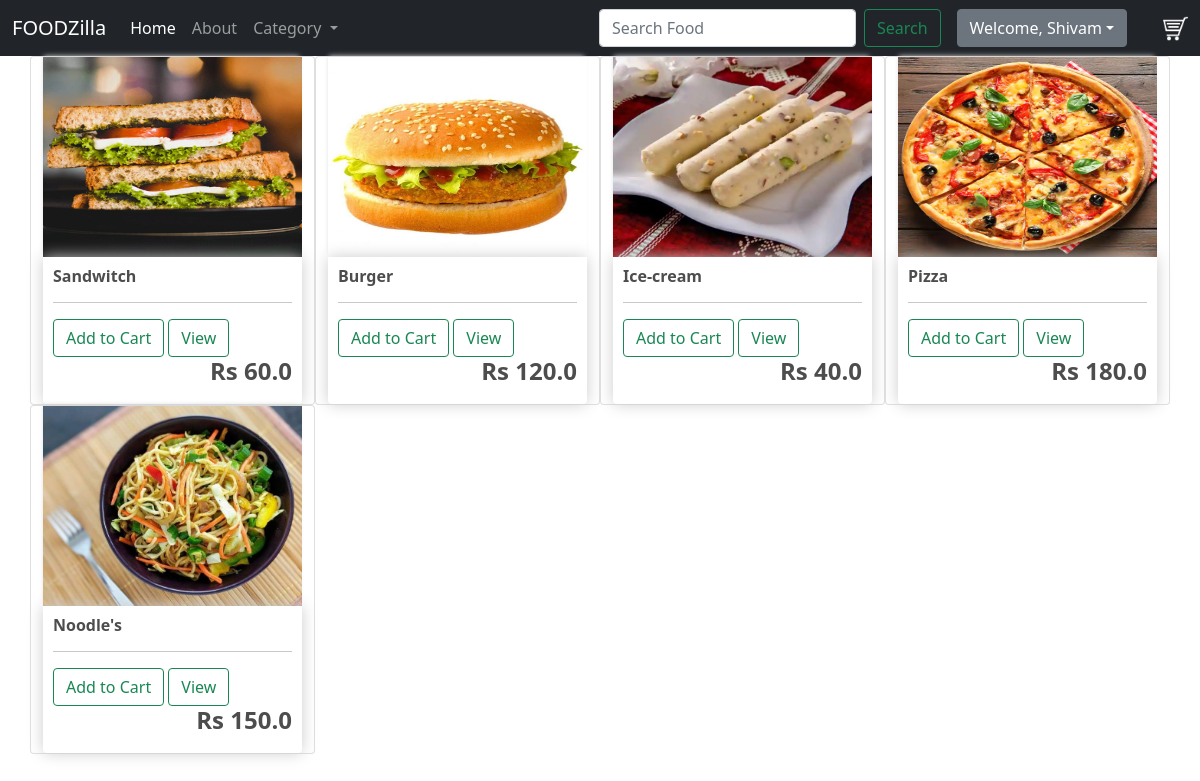
/home/ (signed in), run on the app's committed database.
### App/models.py (models this page shows, shortened)
class Product(models.Model):
    name= models.CharField(max_length=100,null=True)
    price = models.FloatField()
    image=models.ImageField(null=True,blank=True)
    @property
    def imageURL(self):
        try:
            url=self.image.url
        except:
            url=''
        return url

### App/views.py (the view)
# urls.py: url(r'^home/', views.index, name='home'),
def index(request):
    products = Product.objects.all()
    user = request.user
    customer, created = Customer.objects.get_or_create(user=user)
    customer=request.user.customer
    order, created = Order.objects.get_or_create(customer=customer,complete=False)
    context = {'products':products,'order':order}
    return render(request,'html/index.html',context)

### App/templates/html/index.html (shortened to what this page needs)
{% extends 'html/base.html' %}
{% block body %}
    <div class="row">
		{% for product in products %}
			<div class="col-lg-3 card">
				<img class="thumbnail" height="300" width="auto" src="{{product.imageURL}}">
				<div class="box-element product">
					<h6><strong>{{product.name}}</strong></h6>
					<hr>
					<button data-product="{{product.id}}" data-action="add" class="btn btn-outline-success update-cart">Add to Cart</button>
					<a class="btn btn-outline-success" href="{% url 'App:productDetail' %}">View</a>
					<h4 style="display: inline-block; float: right"><strong>Rs {{product.price}}</strong></h4>
				</div>
			</div>
		{% endfor %}
	</div>
{% endblock body%}

### App/templates/html/base.html (shortened to what this page needs)
<!DOCTYPE html>
{% load static %}
<html lang="en">
<head>
    <link rel="stylesheet" href="{% static 'css/store.css' %}">
    <link href="https://cdn.jsdelivr.net/npm/bootstrap@5.0.0-beta1/dist/css/bootstrap.min.css" rel="stylesheet">
</head>
<body>
    <nav class="navbar navbar-expand-lg navbar-dark bg-dark">
        <div class="container-fluid">
            <a class="navbar-brand" href="#">FOODZilla</a>
            <div class="collapse navbar-collapse" id="navbarSupportedContent">
            <ul class="navbar-nav me-auto mb-2 mb-lg-0">
                <li class="nav-item">
                <a class="nav-link active" aria-current="page" href="{% url 'App:home' %}">Home</a>
                </li>
                <li class="nav-item">
                <a class="nav-link" href="#">About</a>
                </li>
                <li class="nav-item dropdown">
                <a class="nav-link dropdown-toggle" href="#" id="navbarDropdown" role="button" data-bs-toggle="dropdown" aria-expanded="false">
                    Category
                </a>
                </li>
            </ul>
            <form class="d-flex">
                <input class="form-control me-2" type="search" placeholder="Search Food" aria-label="Search">
                <button class="btn btn-outline-success" type="submit">Search</button>
            </form>
            {% if user.is_authenticated %}
                <div class="dropdown mx-3">
                <button class="btn btn-secondary dropdown-toggle" type="button" id="dropdownMenuButton" data-bs-toggle="dropdown" aria-expanded="false">
                Welcome, {{user}}</button>
                </div>
            {% else %}
                <button type="button" class="btn btn-primary mx-3" data-bs-toggle="modal" data-bs-target="#login">Login</button>
            {% endif %}
            <ul class="navbar-nav mb-2 mb-lg-0">
                <li class="nav-item">
                    <a href="{% url 'App:cart' %}">
                        <img id="cart-icon" src="{% static 'images/cart-34.png' %}"></a>
                </li>
            </ul>
            </div>
        </div>
    </nav>
    <div class="container">
        {% block body %}
        {% endblock body %}
    </div>
</body>
</html>

### App/static/css/store.css (style rules this page uses)
body { color: red; }
h1,h2,h3,h4,h5,h6 { color:hsl(0, 0%, 30%); }
.box-element { box-shadow:hsl(0, 0%, 80%) 0 0 16px; background-color: #fff; border-radius: 4px; padding: 10px; }
.thumbnail { width: 100%; height: 200px; -webkit-box-shadow: -1px -3px 5px -2px rgba(214,214,214,1); -moz-box-shadow: -1px -3px 5px -2px rgba(214,214,214,1); box-shadow: -1px -3px 5px -2px rgba(214,214,214,1); }
.product { border-radius: 0 0 4px 4px; }
.bg-dark { background-color: #4f868c!important; }
#cart-icon { width:25px; display: inline-block; margin-left: 20px; text-align: center; }
.btn { border-radius: 0; }

### data on the page
Product: imageURL (picture), name "Sandwitch", price "60.0"
Product: imageURL (picture), name "Burger", price "120.0"
Product: imageURL (picture), name "Ice-cream", price "40.0"
Product: imageURL (picture), name "Pizza", price "180.0"
Product: imageURL (picture), name "Noodle's", price "150.0"

### other printed values
{{ user }} "Shivam"
